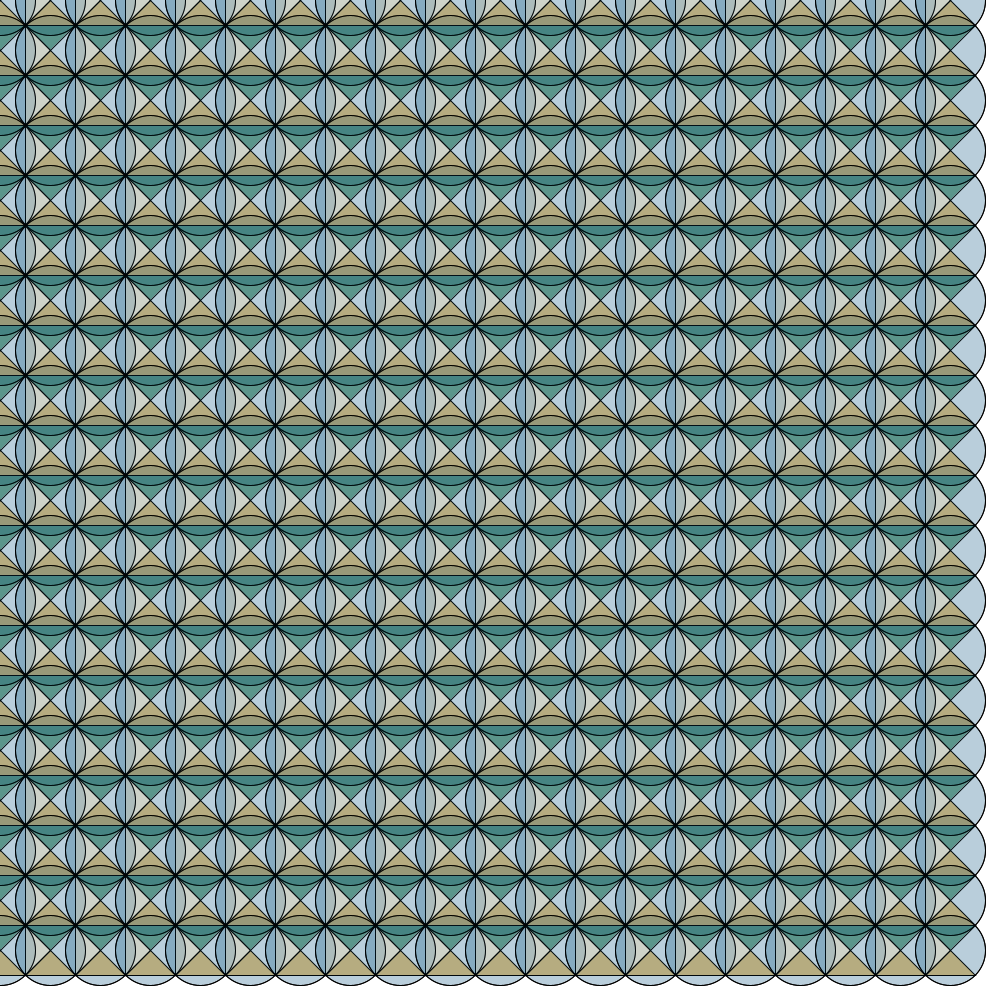
Frame 1 (no input)
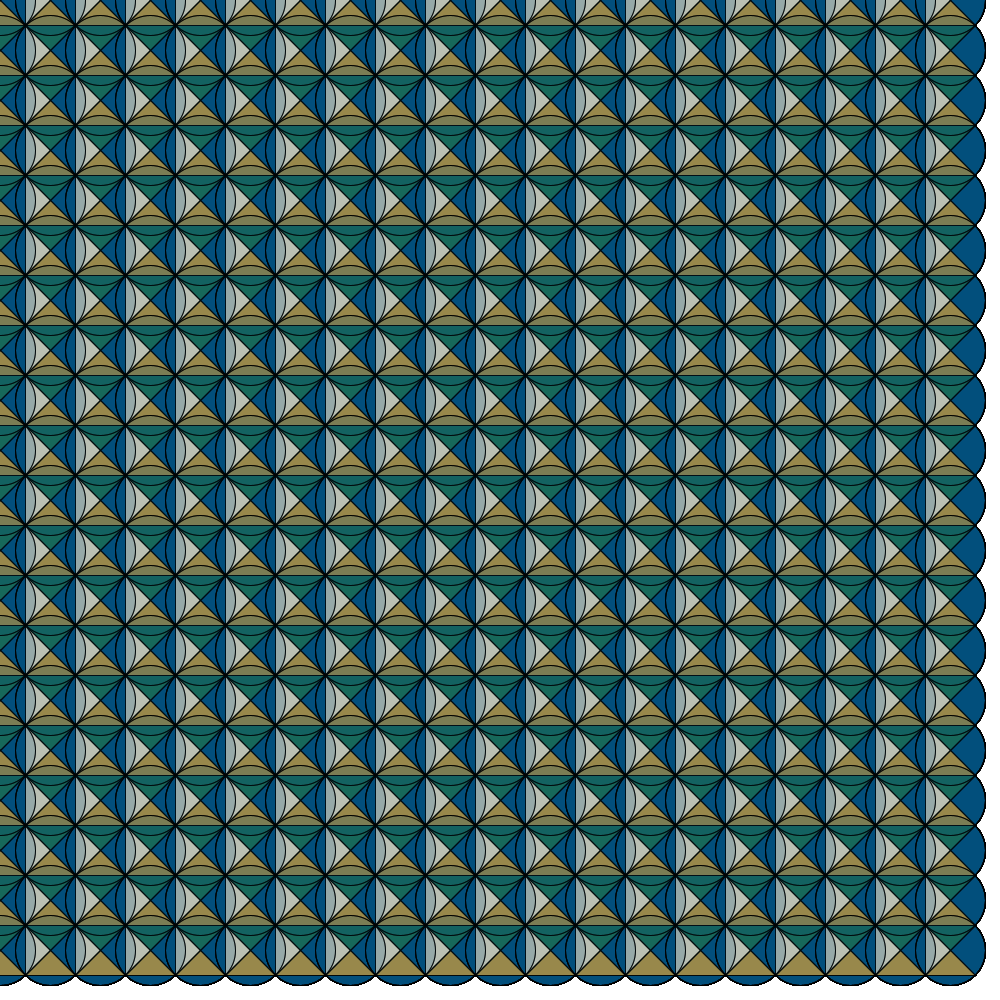
Frame 60 (the mouse pressed at the canvas centre just before this capture)
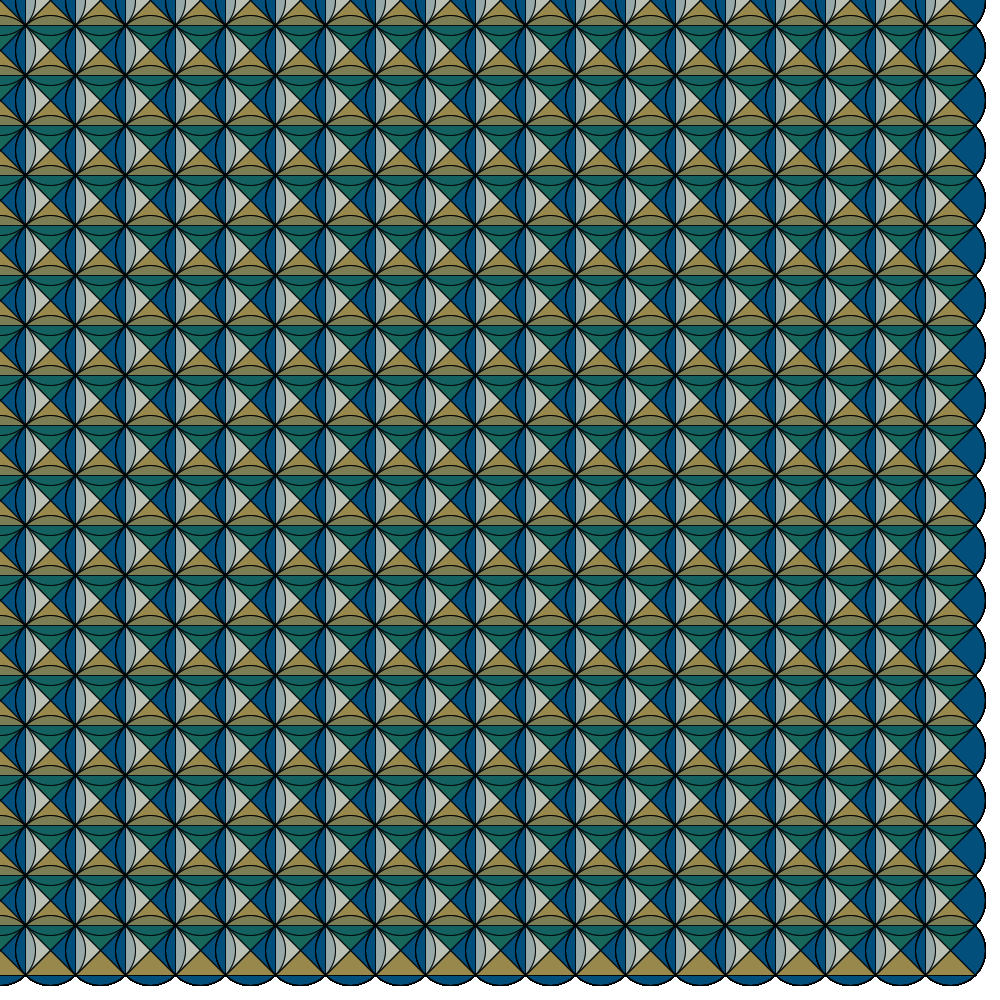
Frame 120 (the mouse held since frame 60 and released just before this capture)

The Processing sketch that drew these frames (run headless with seeded random() and noise(); from frame 60 on, the mouse is pressed at the canvas centre):

// Processing sketch: Entrega2_DRQ
// ── Entrega2_DRQ.pde
void setup(){

size(1000, 1000);
background(255);
stroke(0);
}

void draw(){

  
  //Fondo de los circulos azules
 for (int i = 0;  i < width;  i=i+20){
   for(int j = 0; j < height; j=j+50){
     fill(#004F7C, 50);
    ellipse(i, j, 70, 70);
     
    }
    i=i+30;
 }      
   //Triangulos hacía arriba color ocre
 for (int i = 0;  i < width;  i=i+25){
   for(int j = 0; j < height; j=j+50){
   
    fill(#C89B3C, 150);
   triangle(i, j, i-25, j+25, i+25, j+25);
     
    }
    i=i+25;
 }
 //Triangulos hacía abajo color esmeralda
for (int i = 0;  i < width;  i=i+25){
   for(int j = 0; j < height; j=j+50){
   
    fill(#1E6F50, 150);
   triangle(i, j, i-25, j-25, i+25, j-25);
     
    }
    i=i+25;
 }     
  //Triangulos hacía la derecha color marfil
 for (int i = 0;  i < width;  i=i+25){
   for(int j = 0; j < height; j=j+50){
   
    fill(#F4E3C6, 150);
   triangle(i, j, i-25, j-25, i-25, j+25);
     
    }
    i=i+25;
 }     
    //repetición de los circulos para la visibilidad
   for (int i = 0;  i < width;  i=i+20){
   for(int j = 0; j < height; j=j+50){
     fill(#004F7C, 25);
    ellipse(i, j, 70, 70);
     
    }
    i=i+30;
 }      
 //Los triangulos conforman los cuadrados que se ven por pura construcción 
 // La unio de criculos pareciera crear un cono o un tipo de flor rara
}
 
